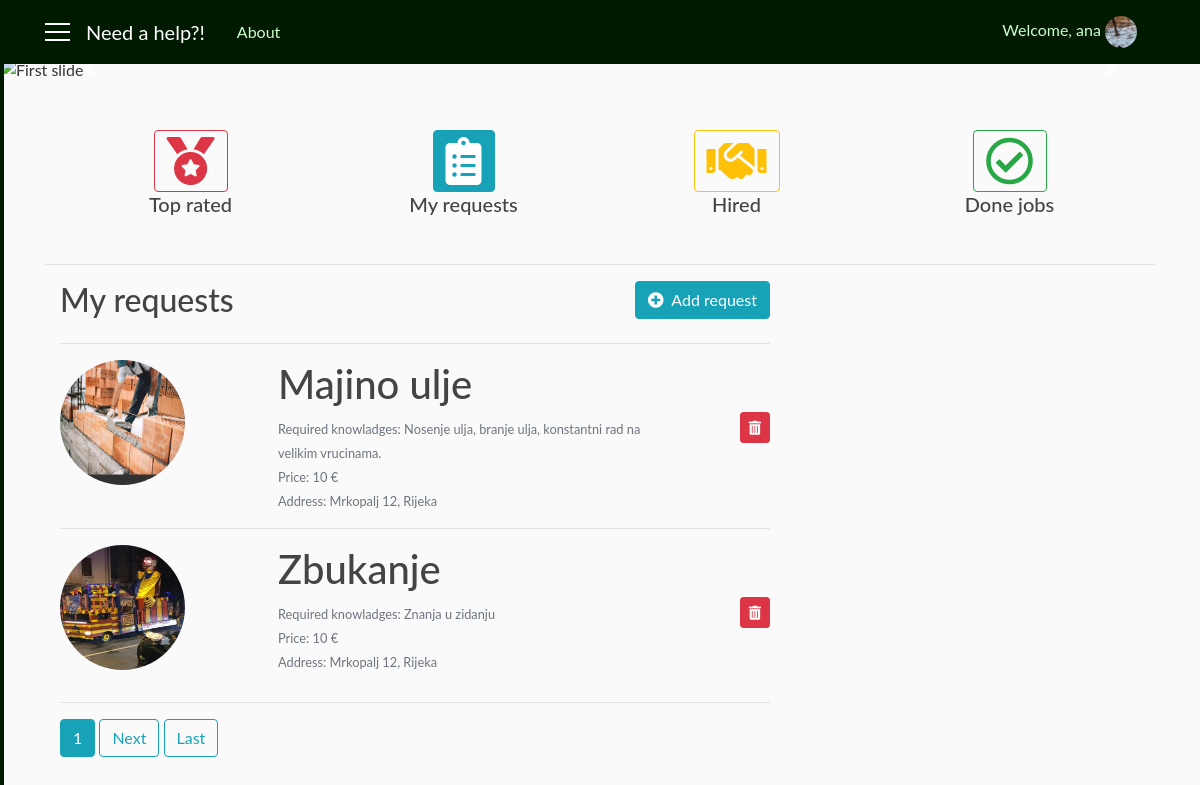
Screenshot of /requests_user/2 (signed in) with the database file from the repository.
### user/models.py (models this page shows, shortened)
class Profile(models.Model):
    user = models.OneToOneField(User, on_delete=models.CASCADE)
    gender = models.CharField(max_length=10, choices=GENDER, default='male')
    address = models.CharField(max_length=30, blank=True)
    birth_date = models.DateField(null=True, blank=True)
    phone_number = models.CharField(max_length=100, blank=True)
    costs = models.IntegerField(default=100)
    role = models.CharField(max_length=15, choices=ROLES, default='client')
    profession = models.CharField(max_length=250, choices=PROFESSION, default='Other')
    knowledges = models.TextField(max_length=1000, blank=True)
    photo = models.ImageField(default='default_user.jpg', upload_to='profile_user')

class Requests(models.Model):
    user = models.ForeignKey(User, on_delete=models.CASCADE)
    job_title = models.CharField(max_length=30, blank=True)
    required_knowledges = models.TextField(max_length=1000, default='-')
    price = models.IntegerField(default=10)
    address = models.CharField(max_length=30, blank=True)
    job_description = models.TextField(max_length=1000, blank=True)
    date = models.DateTimeField(auto_now_add=True)
    photo = models.ImageField(default='default_request.jpg', upload_to='requests_user')

### need_a_help_app/views.py (the view)
# urls.py: path('requests_user/<int:pk>', views.RequestsView.as_view(), name='requests_user'),
class RequestsView(LoginRequiredMixin, ListView):
    model = Requests
    template_name = 'user/requests_user.html'
    context_object_name = 'req'
    paginate_by = 2
    def get_queryset(self):
        user = get_object_or_404(User, pk=self.kwargs.get('pk'))
        return Requests.objects.filter(user=user).order_by('-date')

### user/templates/user/requests_user.html (shortened to what this page needs)
{% extends 'need_a_help_app/base.html' %}
{% block app_client %}
    <div id="carouselExampleIndicators" class="carousel slide" data-ride="carousel">
      <ol class="carousel-indicators">
      </ol>
      <div class="carousel-inner">
            <div class="carousel-item active">
                <img class="slide-img" src="https://www.bing.com/th?id=OIP.GdOM_bEhNhmrmAG4XTVTiQHaE8&pid=Api" alt="First slide">
            </div>
      </div>
      <a class="carousel-control-prev" href="#carouselExampleIndicators" role="button" data-slide="prev">
        <span class="carousel-control-prev-icon" aria-hidden="true"></span>
      </a>
      <a class="carousel-control-next" href="#carouselExampleIndicators" role="button" data-slide="next">
        <span class="carousel-control-next-icon" aria-hidden="true"></span>
      </a>
    </div>
    <div class="container">
    <br/>
    <div class="container p-4">
        <div class="row" align="center">
            <div class="col-sm-3">
                <a href="#" class="btn btn-outline-danger"><i class="fas fa-medal fa-3x"></i></a>
            </div>
            <div class="col-sm-3">
                <a href="{% url 'requests_user' user.id %}" class="btn btn-info"><i class="fas fa-clipboard-list fa-3x"></i></a>
            </div>
            <div class="col-sm-3">
                <a href="#" class="btn btn-outline-warning"><i class="fas fa-handshake fa-3x"></i></a>
            </div>
            <div class="col-sm-3">
                <a href="#" class="btn btn-outline-success"><i class="far fa-check-circle fa-3x"></i></a>
            </div>
        </div>
        <div class="row" align="center">
            <div class="col-sm-3">
                <h5>Top rated</h5>
            </div>
            <div class="col-sm-3">
                <h5>My requests</h5>
            </div>
            <div class="col-sm-3">
                <h5>Hired</h5>
            </div>
            <div class="col-sm-3">
                <h5>Done jobs</h5>
            </div>
        </div>
    </div>
    <hr width="100%">
{% endblock %}
{% block content %}
   <div class="row">
    <div class="col-sm-8">
        <h2>My requests</h2>
    </div>
    <div class="col-sm-4" align="right">
        <a class="btn btn-info" href="{% url 'add_request' %}"><i class="fas fa-plus-circle"></i>&nbsp Add request</a>
    </div>
   </div>
   <hr width="100%">
   {% if req %}
       {% for i in req %}
            <div class="row">
                <div class="col-sm-3">
                    <a href="{% url 'request_detail' i.id %}">
                        <img class="rounded-circle account-img" src="{{ i.photo.url }}">
                    </a>
                </div>
                <div class="col-sm-7 pl-5">
                    <h1>{{ i.job_title }}</h1>
                    <small class="text-secondary text-muted">Required knowladges: {{ i.required_knowledges }}</small><br>
                    <small class="text-secondary text-muted">Price: {{ i.price }} €</small><br>
                    <small class="text-secondary text-muted">Address: {{ i.address }}</small><br>
                </div>
                <div class="col-sm-2 pt-5" align="right">
                    <a href="{% url 'request_delete' i.id %}" class="btn btn-danger btn-sm mt-1 mb-1"><i class="fas fa-trash-alt"></i></a>
                </div>
            </div>
            <hr width="100%">
       {% endfor %}
   {% else %}
    <h3 class="text-secondary text-muted" align="center">No results</h3>
   {% endif %}
    {% if is_paginated %}
        {% for i in page_obj.paginator.page_range %}
            {% if page_obj.number == i %}
                <a class="btn btn-info mb-4" href="?page={{ i }}">{{ i }}</a>
            {% elif num > page_obj.number|add:'-3' and num < page_obj.number|add:'3' %}
                <a class="btn btn-outline-info mb-4" href="?page={{ i }}">{{ i }}</a>
            {% endif %}
        {% endfor %}
        {% if page_obj.has_next %}
            <a class="btn btn-outline-info mb-4" href="?page={{ page_obj.next_page_number }}">Next</a>
            <a class="btn btn-outline-info mb-4" href="?page={{ page_obj.paginator.num_pages }}">Last</a>
        {% endif %}
    {% endif %}
{% endblock %}

### need_a_help_app/templates/need_a_help_app/base.html (shortened to what this page needs)
{% load static %}
<!DOCTYPE html>
<html>
    <head>
        <link rel="stylesheet" href="https://maxcdn.bootstrapcdn.com/bootstrap/4.0.0/css/bootstrap.min.css">
        <link rel="stylesheet" href="https://use.fontawesome.com/releases/v5.7.2/css/all.css">
        <link rel="stylesheet" type="text/css" href="{% static 'need_a_help_app/style.css' %}">
    </head>
    <body>
      <div id="wrapper">
          {% if user.is_authenticated and user.profile.role == 'client' %}
            <div id="sidebar-wrapper">
                <ul class="sidebar-nav">
                    <div class="list-group pt-2">
                      <a class="list-group-item sb" href="{% url 'main' %}">&nbsp; Home</a>
                      <a class="list-group-item sb" href="{% url 'info' user.id %}">&nbsp; My profile</a>
                      <a class="list-group-item sb" href="#">&nbsp; Messages</a>
                      <a class="list-group-item sb" href="{% url 'profile' %}">&nbsp; Settings</a>
                      <a class="list-group-item sb" href="{% url 'favorites' %}">&nbsp; My favourites</a>
                      <a class="list-group-item sb" href="{% url 'logout' %}">&nbsp Logout</a>
                    </div>
                </ul>
            </div>
          {% endif %}
          <header class="site-header">
            <nav class="navbar navbar-expand-md navbar-dark bg-steel fixed-top">
              <div class="container">
                {% if user.is_authenticated %}
                  <a href='#' id='menu-toggle'><div class='menu-icon'></div>
                                  <div class='menu-icon'></div>
                                  <div class='menu-icon'></div></a>
                  <a class="navbar-brand mr-4 ml-3" href="{% url 'main' %}">Need a help?!</a>
                {% else %}
                  <a class="navbar-brand mr-4" href="#">Need a help?!</a>
                {% endif %}
                <div class="collapse navbar-collapse" id="navbarToggle">
                  <div class="navbar-nav mr-auto">
                    <a class="nav-item nav-link" href="{% url 'home' %}">About</a>
                  </div>
                  <div class="navbar-nav">
                    {% if user.is_authenticated %}
                      <span class="nav-item nav-link">Welcome, {{ user.username }} <a href="{% url 'info' user.id %}"><img class="rounded-circle navbar-img" src="{{ user.profile.photo.url }}"></a></span>
                    {% else %}
                      <a class="nav-item nav-link" href="{% url 'login' %}">Login</a>
                      <a class="nav-item nav-link" href="{% url 'register' %}">Register</a>
                    {% endif %}
                  </div>
                </div>
              </div>
            </nav>
          </header>
          <div id="page-content-wrapper">
            {% if user.is_authenticated and user.profile.role == 'client' %}
              {% block app_client %}{% endblock %}
            {% elif user.is_authenticated and user.profile.role == 'repairman' %}
              {% block app_repairman %}{% endblock %}
            {% endif %}
            <main role="main" class="container">
              <div class="row">
                <div class="col-sm-8">
                  {% block content %}{% endblock %}
                </div>
              </div>
            </main>
          </div>
    </div>
    </body>
</html>

### need_a_help_app/static/need_a_help_app/style.css (style rules this page uses)
body { background: #fafafa; color: #333333; margin-top: 56px; font-family: 'Lato'; }
h1, h2, h3, h4, h5, h6 { color: #444444; }
ul { margin: 0; }
.bg-steel { background-color: #001a00; }
.site-header .navbar-nav .nav-link { color: #ccffcc; }
.account-img { height: 125px; width: 125px; margin-right: 20px; margin-bottom: 16px; }
.navbar-img { height: 32px; width: 32px; margin-right: 10px; }
.carousel-inner .slide-img { width: 100%; height:250px; z-index: 1; position: relative; }
.menu-icon { width: 25px; height: 2px; background-color: white; margin: 6px 0; }
.sidebar-nav { padding-left: 0px; color: black; }
#sidebar-wrapper { z-index: 1; position: fixed; width: 0; height: 100%; overflow-y: hidden; background-color: #001a00; border: 2px solid #001a00; }
#page-content-wrapper { width: 100%; position: static; padding: 0; }
.sb { background-color: #001a00; color: #ccffcc; opacity: 0.9; }

### rows the page displays
Requests: photo (placeholder picture), job_title "Majino ulje", required_knowledges "Nosenje ulja, branje ulja, konstantni rad na velikim vrucinama.", price "10", address "Mrkopalj 12, Rijeka"
Requests: photo (picture), job_title "Zbukanje", required_knowledges "Znanja u zidanju", price "10", address "Mrkopalj 12, Rijeka"

### other values shown
{{ user.username }} "ana"
{{ i }} "1"
